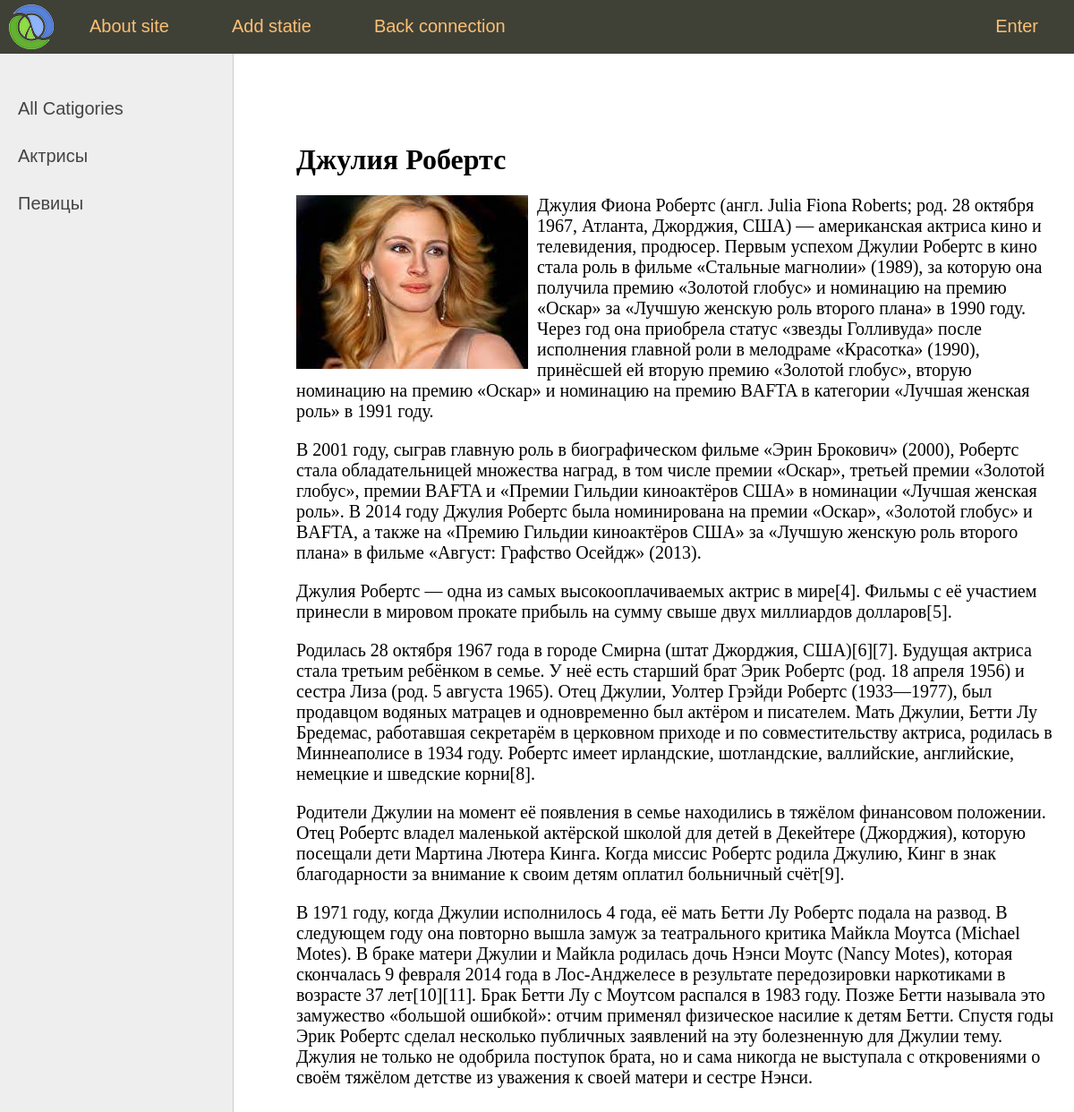
Screenshot of /post/3/ with the database file from the repository.
### women/models.py (models this page shows, shortened)
class Category(models.Model):
    name=models.CharField(max_length=100, db_index=True, verbose_name="Category")
    def get_absolute_url(self):
        return reverse('category', kwargs={'cat_id':self.pk})
    class Meta:
        verbose_name="Category"
        verbose_name_plural="Categories"
        ordering=['id']

class Women(models.Model):
    title=models.CharField(max_length=255, verbose_name="Загаловок")
    content=models.TextField(blank=True, verbose_name=" Текст статьи")
    photo=models.ImageField(upload_to="photos/%Y/%m/d", verbose_name="Фото")
    time_create=models.DateTimeField(auto_now_add=True, verbose_name="Время создания")
    time_update=models.DateTimeField(auto_now=True, verbose_name="Время изменения")
    is_published=models.BooleanField(default=True, verbose_name="Публикация")
    cat=models.ForeignKey(Category, on_delete=models.PROTECT, null=True, verbose_name="Категории")
    class Meta:
        verbose_name='Известные женщины'
        verbose_name_plural='Известные женщины'
        ordering=['time_create','title']

### women/views.py (the view)
# urls.py: path('post/<int:post_id>/',views.read_post, name='post'),
def read_post(request, post_id):
    cats= Category.objects.all()
    post = get_object_or_404(Women, pk=post_id)
    context = {
        'post':post,
        'menu':menu,
        'title':post.title,
        'cats':cats
    }
    return render(request, 'women/read_post.html', context=context)

### women/templates/women/read_post.html
{% extends 'women/base.html' %}
{% block content %}
<h1>{{ post.title }}</h1>
{% if post.photo %}
<p><img class='img-article-left' src='{{  post.photo.url }}'></p>
{% endif %}
{{ post.content|linebreaks}}
{% endblock content %}

### women/templates/women/base.html (shortened to what this page needs)
{% load static %}
<!DOCTYPE html>
<html>
<head>
	<link type="text/css" href="{% static 'women/css/styles.css' %}" rel="stylesheet" />
</head>
<body>
<table class="table-page" border=0 cellpadding="0" cellspacing="0">
<tr><td valign=top>
{% block mainmenu %}
		<div class="header">
			<ul id="mainmenu" class="mainmenu">
			<li class="logo"><a href="{% url 'home' %}"><div class="logo"></div></a></li>
	{% for m in menu %}
		{% if not forloop.last %}
			<li><a href="{% url m.url_name %}">{{m.title}}</a></li>
		{% else %}
			<li class="last"><a href="{% url m.url_name %}">{{m.title}}</a></li>
		{% endif %}
	{% endfor %}
			</ul>
		</div>
{% endblock mainmenu %}
<table class="table-content" border=0 cellpadding="0" cellspacing="0">
<td valign="top" class="left-chapters">
	<ul id="leftchapters">
		<li><a href="{% url 'home' %}">All Catigories</a></li>
		{% for cat in cats %}
			<li><a href="{{ cat.get_absolute_url }}">{{ cat.name }}</a></li>
		{% endfor %}
	</ul>
</td>
<td valign="top" class="content">
	<div class="content-text">
	{% block content %}
	{% endblock %}
	</div>
</td>
</body>
</html>

### women/static/women/css/styles.css (style rules this page uses)
html, body { font-family: 'Arial'; margin: 0; padding: 0; height: 100%; width: 100%; color: #444; }
a { color: #0059b2; text-decoration: none; }
img { max-width: 600px; height: auto; }
img.img-article-left { max-width: 300px; height: auto; float: left; padding: 0 10px 10px 0; }
.table-page { width: 100%; height: 100%; vertical-align: top; }
.table-page tr { height: 100%; }
.header { background: #3F4137; height: 60px; }
.logo { background: url('../images/logo.png') no-repeat 10px 5px; width: 70px; height: 60px; }
ul.mainmenu { list-style: none; margin: 0; padding: 0; height: 60px; color: #fdc073; font-size: 20px; overflow: hidden; }
ul.mainmenu li { float: left; margin: 18px 40px 0 30px; }
ul.mainmenu li.logo { margin: 0; }
ul.mainmenu li.last { float: right; }
ul.mainmenu li a { color: #fdc073; text-decoration: none; }
.table-content { width: 100%; min-height: 100%; height: 100%; }
.left-chapters { margin: 0; background: #eee; border-right: 1px solid #ccc; min-height: 100%; }
.left-chapters ul { width: 230px; min-height: 100%; margin: 0; padding: 20px 10px 10px 20px; list-style: none; font-size: 20px; }
.left-chapters ul li { margin: 30px 0 0 0; color: #999; }
.left-chapters ul li a { color: #444; text-decoration: none; }
.content { padding: 40px 20px 20px 40px; width: 100%; box-sizing: border-box; }
.content-text { margin: 60px 0 0 30px; color: #000; font-size: 20px; font-family: Yandex Sans Display Light; }
.content-text h1 { font-size: 32px; }

### rows the page displays
Category: name "Актрисы"
Category: name "Певицы"
Women: title "Джулия Робертс", photo (picture), content "Джулия Фиона Робертс (англ. Julia Fiona Roberts; род. 28 октября 1967, Атланта, Джорджия, США) — американская актриса кино и телевидения, продюсер. Первым успехом Джулии Робертс в кино стала роль в фильме «Стальные магнолии» (1989), за которую она получила премию «Золотой глобус» и номинацию на премию «Оскар» за «Лучшую женскую роль второго плана» в 1990 году. Через год она приобрела статус «звезды Голливуда» после исполнения главной роли в мелодраме «Красотка» (1990), принёсшей ей вторую премию «Золотой глобус», вторую номинацию на премию «Оскар» и номинацию на премию BAFTA в категории «Лучшая женская роль» в 1991 году. В 2001 году, сыграв главную роль в биографическом фильме «Эрин…"

### other values shown
{{ m.title }} "About site" "Add statie" "Back connection"
{{ m.title }} "Enter"
